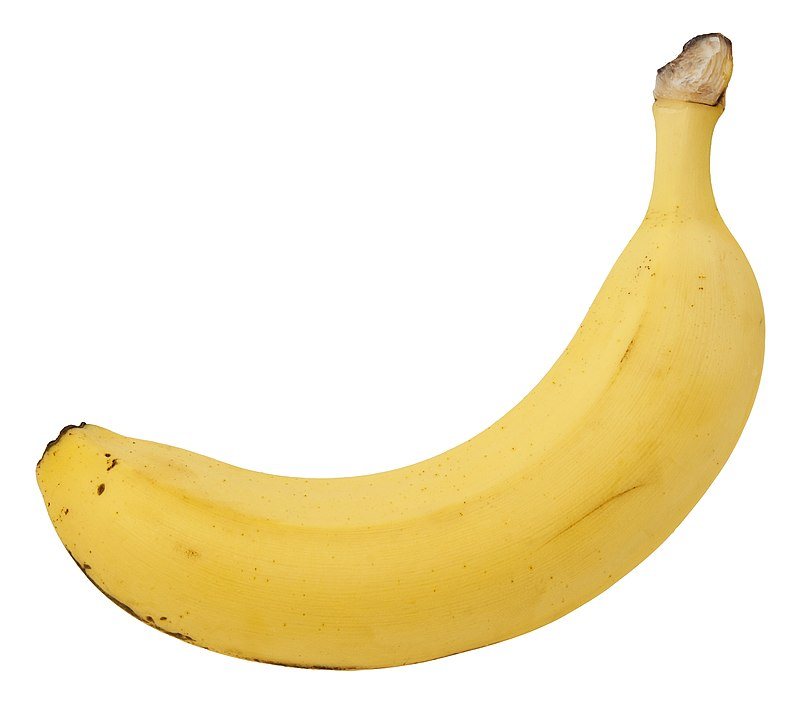
#> input picture examples/banana.png, 800 x 705 px
$ python -i images.py   (imports and definitions only)
#> lines starting #> are read from the running program, lines starting #| are printed output that depends on the picture
#> further down, picture is the input picture: PIL image 800x705 RGB; mean R, G, B 246.1, 235.4, 204.2
"""
이미지 변환 및 처리 유틸리티 모듈.

Base64 <-> PIL 변환, Canny Edge 처리 등 이미지 관련 헬퍼 함수를 제공합니다.
"""

import base64
import binascii
from io import BytesIO
from typing import Optional

from PIL import Image, ImageFilter


# [70 lines left out: functions pil_to_base64, base64_to_pil, not called in this run]


def pil_canny_edge(image: Image.Image, threshold: int = 30) -> Image.Image:
    """
    PIL 이미지를 입력받아 Canny Edge 처리된 이미지를 반환합니다.

    Args:
        image (Image.Image): 입력 이미지
        threshold (int): 엣지 검출 임계값 (기본값: 30)

    Returns:
        Image.Image: 엣지 처리가 완료된 RGB 이미지

    Raises:
        ValueError: image가 None이거나 유효하지 않은 경우
    """
#> called with threshold = 30
    if image is None:
        raise ValueError("Image cannot be None")

    gray = image.convert("L")
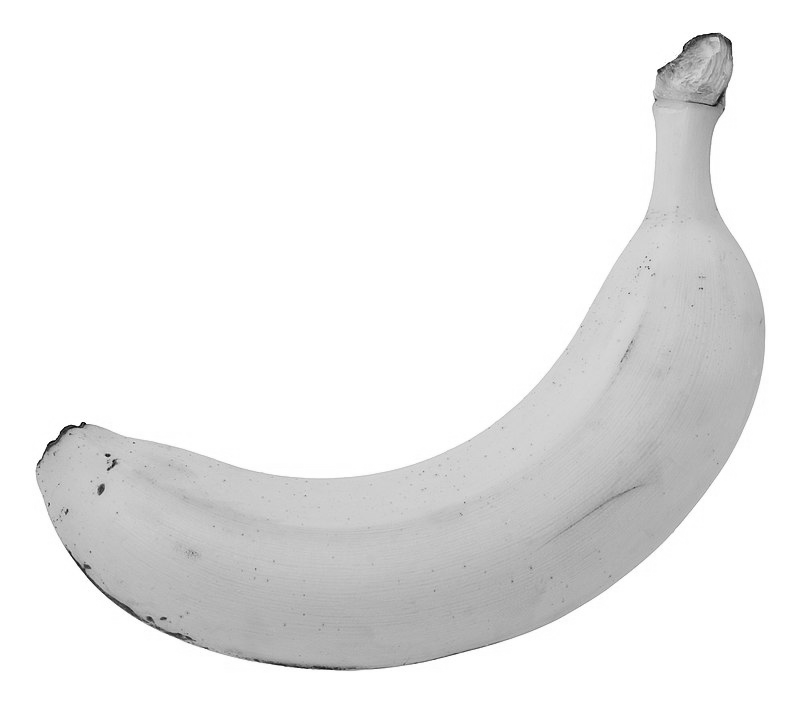
#> gray: PIL image 800x705 L; min 2, max 255, mean 235.1
    edges = gray.filter(ImageFilter.FIND_EDGES)
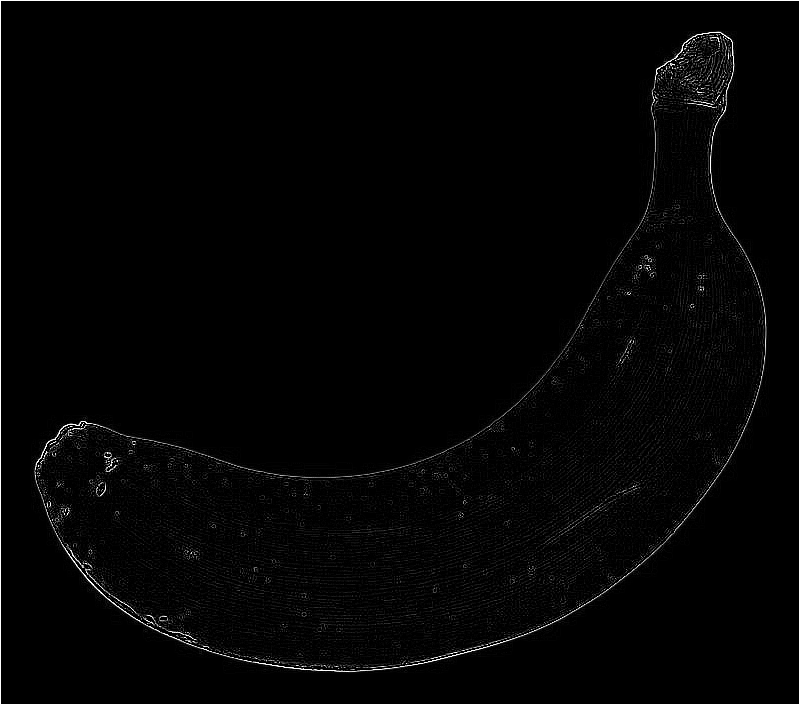
#> edges: PIL image 800x705 L; min 0, max 255, mean 4.6
    edges = edges.point(lambda x: 255 if x > threshold else 0)
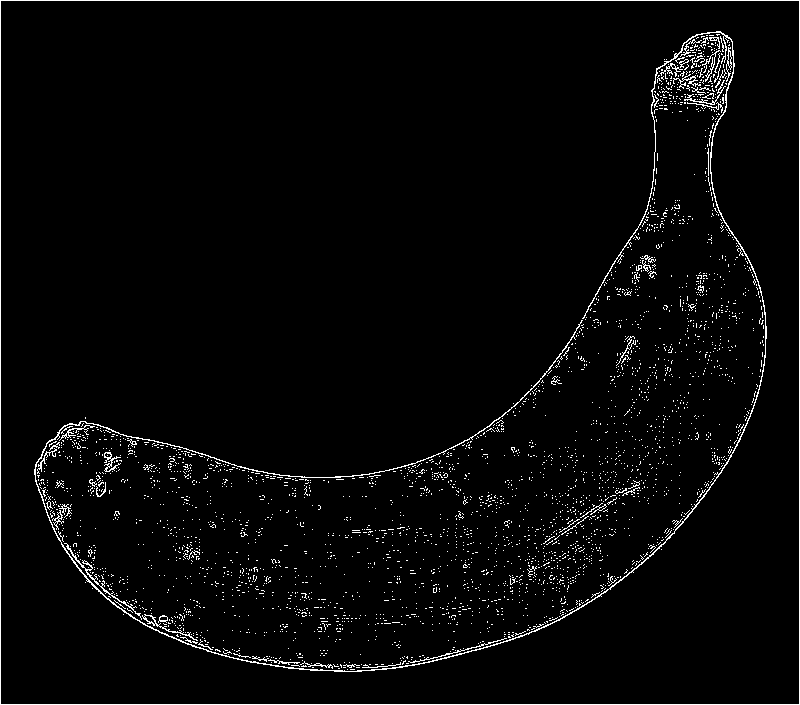
#> edges: PIL image 800x705 L; 2.8% white in thin lines or dots
    return edges.convert("RGB")
#> returned value: PIL image 800x705 RGB; 2.8% white in thin lines or dots


# [49 lines left out: function reposition_text_asset, not called in this run]

>>> from PIL import Image
>>> picture = Image.open('../../../examples/banana.png')
>>> result = pil_canny_edge(picture)
